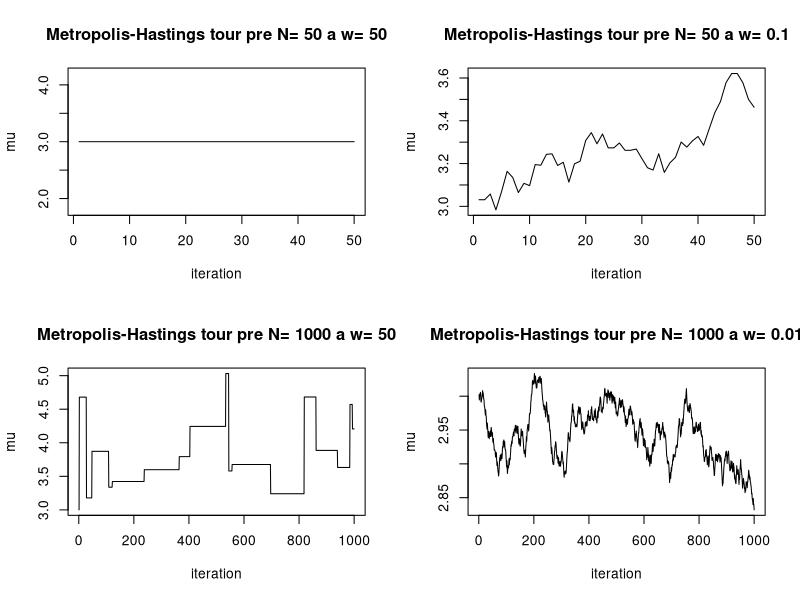
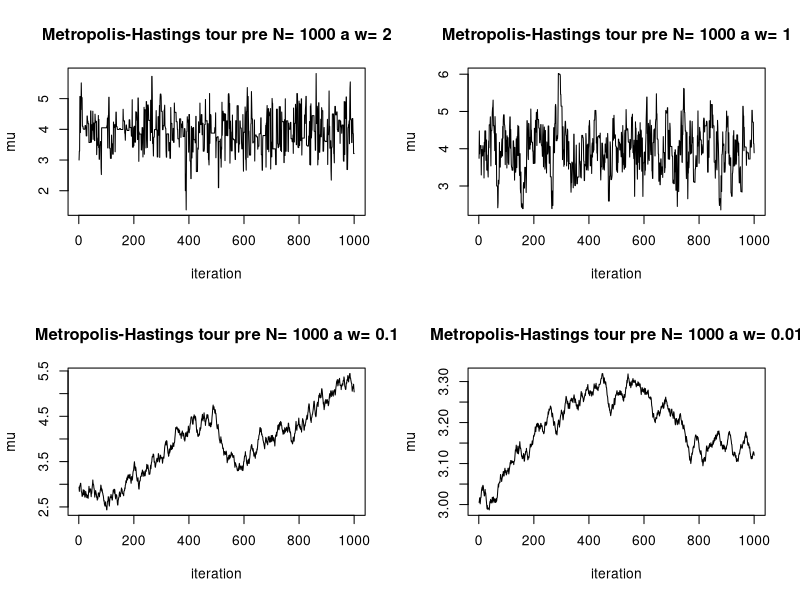
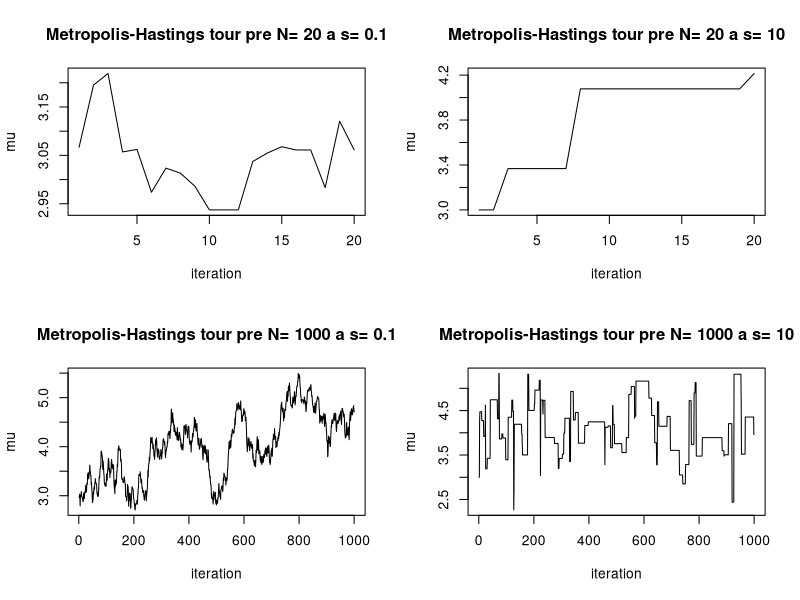
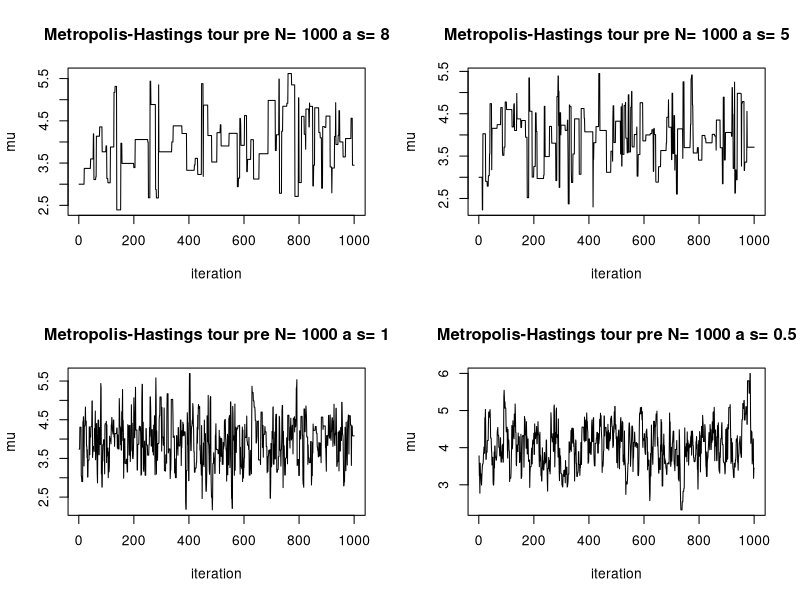

Recreate these plots in R, in order.
## ---- chunk 1
knitr::opts_chunk$set(echo = TRUE, warning = FALSE, message = FALSE, fig.width = 8, fig.height = 5)
## ---- chunk 2
library(tidyverse)
library(kableExtra)
#library(bayesrules)
#library(janitor)
## ---- chunk 3

# One iteration of M-H process

one_mh_iteration <- function(w, current){
 # STEP 1: Propose the next chain location
 proposal <- runif(1, min = current - w, max = current + w)
  
 # STEP 2: Decide whether or not to go there
 proposal_plaus <- dnorm(proposal, 0, 1) * dnorm(6.25, proposal, 0.75)
 current_plaus  <- dnorm(current, 0, 1) * dnorm(6.25, current, 0.75)
 alpha <- min(1, proposal_plaus / current_plaus)
 next_stop <- sample(c(proposal, current), 
                     size = 1, prob = c(alpha, 1-alpha))
  
 # Return the results
 return(data.frame(proposal, alpha, next_stop))
}
## ---- chunk 4
set.seed(1)

w <- c(0.01, 0.5, 1, 3)
current <- rep(3, 4)
output <- cbind(w, current)

kable(output,
      caption = "Settings for one iteration",
      align = 'c',
      digits = 3
      ) %>%
      kable_styling(full_width = FALSE)
## ---- chunk 5

set.seed(1)

output <- cbind(w,
      current,
      purrr::map2_dfr(w, current, one_mh_iteration)
  
)

## ---- chunk 6
kable(output,
      caption = "Comparison of proposal and next stop based on parameter w",
      align = 'c',
      digits = 3
      ) %>%
      kable_styling(full_width = FALSE)
## ---- chunk 7
mh_tour <- function(N, w){

  # 1. Start the chain at location 3
  current <- 3

  # 2. Initialize the simulation
  mu <- rep(0, N)

  # 3. Simulate N Markov chain stops
  for(i in 1:N){    
    # Simulate one iteration
    sim <- one_mh_iteration(w = w, current = current)
    
    # Record next location
    mu[i] <- sim$next_stop
    
    # Reset the current location
    current <- sim$next_stop
  }
  
  # 4. Return the chain locations
  return(data.frame(iteration = c(1:N), mu))
}
## ---- chunk 8
set.seed(1)

iterations <- c(50, 50, 1000, 1000)
w <- c(50, 0.1, 50, 0.01)

output <- cbind(iterations, w)

kable(output,
      caption = "Settings for M-H tour",
      align = 'c',
      digits = 3
      ) %>%
      kable_styling(full_width = FALSE)
## ---- chunk 9

par(mfrow = c(2,2))

for (i in 1:length(iterations)){
  plot(mh_tour(N = iterations[i], w[i]), type = 'l', 
     main = paste("Metropolis-Hastings tour pre N=", iterations[i],"a w=", w[i]))  
}

par(mfrow = c(1,1))

## ---- chunk 10

set.seed(1)

iterations <- rep(1000, 4)
w <- c(2, 1, 0.1, 0.01)

output <- cbind(iterations, w)
par(mfrow = c(2,2))
for (i in 1:length(iterations)){
  plot(mh_tour(N = iterations[i], w[i]), type = 'l', 
     main = paste("Metropolis-Hastings tour pre N=", iterations[i],"a w=", w[i]))  
}
par(mfrow = c(1,1))

## ---- chunk 11
# One iteration or M-H process with normal density

one_mh_iteration_normal <- function(s, current){
  # STEP 1: Propose the next chain location
  proposal <- rnorm(n = 1, mean = current, sd = s)
  
  # STEP 2: Decide whether or not to go there
  proposal_plaus <- dnorm(proposal, 0, 1) * dnorm(6.25, proposal, 0.75)
  current_plaus <- dnorm(current, 0, 1) * dnorm(6.25, current, 0.75)
  alpha <- min(1, proposal_plaus/current_plaus)
  next_stop <- sample(c(proposal, current), 
                      size = 1,
                      prob = c(alpha, 1 - alpha))
  
  # Return the results
  return (data.frame(proposal, alpha, next_stop))
}
## ---- chunk 12
set.seed(1)

s <- c(0.01, 0.5, 1, 3)
current <- rep(3, 4)

output <- cbind(s,
                current,
                purrr::map2_dfr(s, current, one_mh_iteration_normal)
  
)

## ---- chunk 13
kable(output,
      caption = "Comparison of proposal and next stop based on parameter sd",
      align = 'c',
      digits = 3
      ) %>%
      kable_styling(full_width = FALSE)
## ---- chunk 14
mh_tour_normal <- function(N, s){

  # 1. Start the chain at location 3
  current <- 3

  # 2. Initialize the simulation
  mu <- rep(0, N)

  # 3. Simulate N Markov chain stops
  for(i in 1:N){    
    # Simulate one iteration
    sim <- one_mh_iteration_normal(s = s, current = current)
    
    # Record next location
    mu[i] <- sim$next_stop
    
    # Reset the current location
    current <- sim$next_stop
  }
  
  # 4. Return the chain locations
  return(data.frame(iteration = c(1:N), mu))
}
## ---- chunk 15
set.seed(84735)

iterations <- c(20, 20, 1000, 1000)
s <- c(0.1, 10, 0.1, 10)

output <- cbind(iterations, s)

kable(output,
      caption = "Settings for M-H tour",
      align = 'c',
      digits = 3
      ) %>%
      kable_styling(full_width = FALSE)
## ---- chunk 16

par(mfrow = c(2,2))

for (i in 1:length(iterations)){
  plot(mh_tour_normal(N = iterations[i], s = s[i]), type = 'l', 
     main = paste("Metropolis-Hastings tour pre N=", iterations[i],"a s=", s[i]))  
}

par(mfrow = c(1,1))

## ---- chunk 17

set.seed(1)

iterations <- rep(1000, 4)
s <- c(8, 5, 1, 0.5)

output <- cbind(iterations, s)
par(mfrow = c(2,2))
for (i in 1:length(iterations)){
  plot(mh_tour_normal(N = iterations[i], s = s[i]), type = 'l', 
     main = paste("Metropolis-Hastings tour pre N=", iterations[i],"a s=", s[i]))  
}
par(mfrow = c(1,1))

## ---- chunk 18

new_mh_iteration <- function(w, current, m, s){

 # STEP 1: Propose the next chain location
 proposal <- runif(1, min = current - w, max = current + w)
  
 # STEP 2: Decide whether or not to go there
 proposal_plaus <- dnorm(proposal, m, s) * dnorm(6.25, proposal, 0.75)
 current_plaus  <- dnorm(current, m, s) * dnorm(6.25, current, 0.75)
 alpha <- min(1, proposal_plaus / current_plaus)
 next_stop <- sample(c(proposal, current), 
                     size = 1, prob = c(alpha, 1-alpha))
  
 # Return the results
 return(data.frame(proposal, alpha, next_stop))
}
